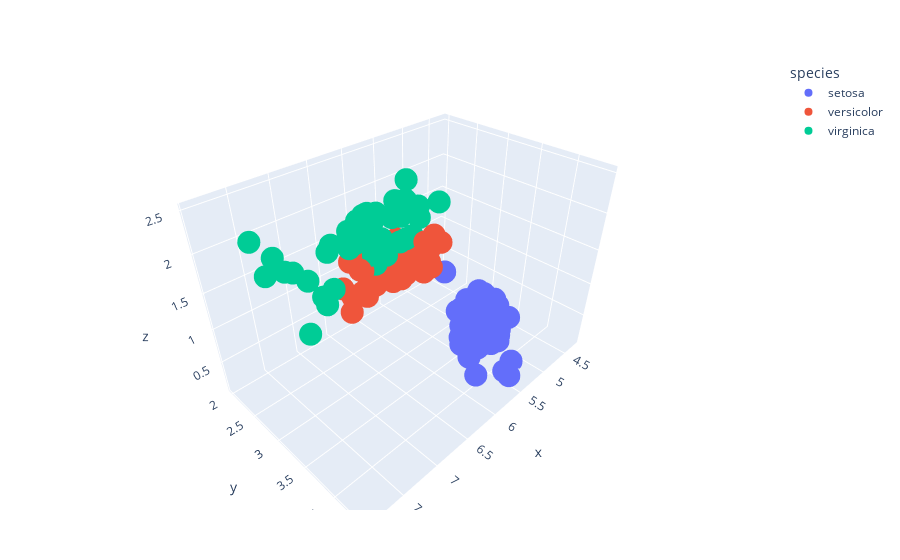

The notebook cell this image was saved under:
### Code cell
using PlotlyJS, CSV, DataFrames

df = dataset(DataFrame, "iris")
PlotlyJS.plot(
    df,
    x=:sepal_length, y=:sepal_width, z=:petal_width, color=:species,
    type="scatter3d", mode="markers"
)

### Figure 1 — Plotly figure (JSON) as saved in the notebook; plotly's stock layout.template omitted (floating-point values rounded to 4 significant figures)
{"data": [{"legendgroup": "setosa", "marker": {"color": "#636efa"}, "mode": "markers", "name": "setosa", "showlegend": true, "type": "scatter3d", "x": [5.1, 4.9, 4.7, 4.6, 5, 5.4, 4.6, 5, 4.4, 4.9, 5.4, 4.8, 4.8, 4.3, 5.8, 5.7, 5.4, 5.1, 5.7, 5.1, 5.4, 5.1, 4.6, 5.1, 4.8, 5, 5, 5.2, 5.2, 4.7, 4.8, 5.4, 5.2, 5.5, 4.9, 5, 5.5, 4.9, 4.4, 5.1, 5, 4.5, 4.4, 5, 5.1, 4.8, 5.1, 4.6, 5.3, 5], "xaxis": "x", "y": [3.5, 3, 3.2, 3.1, 3.6, 3.9, 3.4, 3.4, 2.9, 3.1, 3.7, 3.4, 3, 3, 4, 4.4, 3.9, 3.5, 3.8, 3.8, 3.4, 3.7, 3.6, 3.3, 3.4, 3, 3.4, 3.5, 3.4, 3.2, 3.1, 3.4, 4.1, 4.2, 3.1, 3.2, 3.5, 3.1, 3, 3.4, 3.5, 2.3, 3.2, 3.5, 3.8, 3, 3.8, 3.2, 3.7, 3.3], "yaxis": "y", "z": [0.2, 0.2, 0.2, 0.2, 0.2, 0.4, 0.3, 0.2, 0.2, 0.1, 0.2, 0.2, 0.1, 0.1, 0.2, 0.4, 0.4, 0.3, 0.3, 0.3, 0.2, 0.4, 0.2, 0.5, 0.2, 0.2, 0.4, 0.2, 0.2, 0.2, 0.2, 0.4, 0.1, 0.2, 0.1, 0.2, 0.2, 0.1, 0.2, 0.2, 0.3, 0.3, 0.2, 0.6, 0.4, 0.3, 0.2, 0.2, 0.2, 0.2]}, {"legendgroup": "versicolor", "marker": {"color": "#EF553B"}, "mode": "markers", "name": "versicolor", "showlegend": true, "type": "scatter3d", "x": [7, 6.4, 6.9, 5.5, 6.5, 5.7, 6.3, 4.9, 6.6, 5.2, 5, 5.9, 6, 6.1, 5.6, 6.7, 5.6, 5.8, 6.2, 5.6, 5.9, 6.1, 6.3, 6.1, 6.4, 6.6, 6.8, 6.7, 6, 5.7, 5.5, 5.5, 5.8, 6, 5.4, 6, 6.7, 6.3, 5.6, 5.5, 5.5, 6.1, 5.8, 5, 5.6, 5.7, 5.7, 6.2, 5.1, 5.7], "xaxis": "x", "y": [3.2, 3.2, 3.1, 2.3, 2.8, 2.8, 3.3, 2.4, 2.9, 2.7, 2, 3, 2.2, 2.9, 2.9, 3.1, 3, 2.7, 2.2, 2.5, 3.2, 2.8, 2.5, 2.8, 2.9, 3, 2.8, 3, 2.9, 2.6, 2.4, 2.4, 2.7, 2.7, 3, 3.4, 3.1, 2.3, 3, 2.5, 2.6, 3, 2.6, 2.3, 2.7, 3, 2.9, 2.9, 2.5, 2.8], "yaxis": "y", "z": [1.4, 1.5, 1.5, 1.3, 1.5, 1.3, 1.6, 1, 1.3, 1.4, 1, 1.5, 1, 1.4, 1.3, 1.4, 1.5, 1, 1.5, 1.1, 1.8, 1.3, 1.5, 1.2, 1.3, 1.4, 1.4, 1.7, 1.5, 1, 1.1, 1, 1.2, 1.6, 1.5, 1.6, 1.5, 1.3, 1.3, 1.3, 1.2, 1.4, 1.2, 1, 1.3, 1.2, 1.3, 1.3, 1.1, 1.3]}, {"legendgroup": "virginica", "marker": {"color": "#00cc96"}, "mode": "markers", "name": "virginica", "showlegend": true, "type": "scatter3d", "x": [6.3, 5.8, 7.1, 6.3, 6.5, 7.6, 4.9, 7.3, 6.7, 7.2, 6.5, 6.4, 6.8, 5.7, 5.8, 6.4, 6.5, 7.7, 7.7, 6, 6.9, 5.6, 7.7, 6.3, 6.7, 7.2, 6.2, 6.1, 6.4, 7.2, 7.4, 7.9, 6.4, 6.3, 6.1, 7.7, 6.3, 6.4, 6, 6.9, 6.7, 6.9, 5.8, 6.8, 6.7, 6.7, 6.3, 6.5, 6.2, 5.9], "xaxis": "x", "y": [3.3, 2.7, 3, 2.9, 3, 3, 2.5, 2.9, 2.5, 3.6, 3.2, 2.7, 3, 2.5, 2.8, 3.2, 3, 3.8, 2.6, 2.2, 3.2, 2.8, 2.8, 2.7, 3.3, 3.2, 2.8, 3, 2.8, 3, 2.8, 3.8, 2.8, 2.8, 2.6, 3, 3.4, 3.1, 3, 3.1, 3.1, 3.1, 2.7, 3.2, 3.3, 3, 2.5, 3, 3.4, 3], "yaxis": "y", "z": [2.5, 1.9, 2.1, 1.8, 2.2, 2.1, 1.7, 1.8, 1.8, 2.5, 2, 1.9, 2.1, 2, 2.4, 2.3, 1.8, 2.2, 2.3, 1.5, 2.3, 2, 2, 1.8, 2.1, 1.8, 1.8, 1.8, 2.1, 1.6, 1.9, 2, 2.2, 1.5, 1.4, 2.3, 2.4, 1.8, 1.8, 2.1, 2.4, 2.3, 1.9, 2.3, 2.5, 2.3, 1.9, 2, 2.3, 1.8]}], "layout": {"legend": {"title": {"text": "species"}, "tracegroupgap": 0}, "margin": {"b": 50, "l": 50, "r": 50, "t": 60}, "xaxis": {"title": {"text": "sepal_length"}}, "yaxis": {"title": {"text": "sepal_width"}}}}
